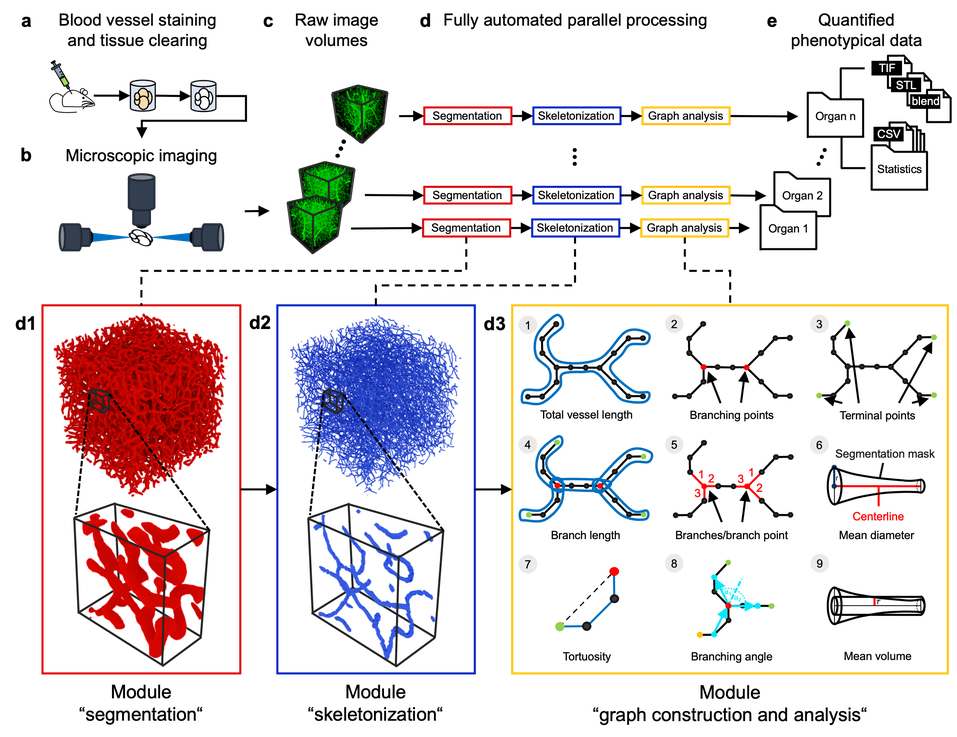
#> input picture imgs/VesselExpress.png, 957 x 737 px, shrunk from 2351 x 1810 before the run
$ python skeletonize_scikit.py -i imgs/VesselExpress.png
#> lines starting #> are read from the running program, lines starting #| are printed output that depends on the picture
### utils.py
import imageio
import tifffile
import os


def read_img(filepath):
#> called with filepath = 'imgs/VesselExpress.png'
    extension = os.path.splitext(filepath)[1]
    if extension == '.tiff':
        img = tifffile.imread(filepath)
    else:
        img = imageio.imread(filepath)
#> img is the input picture: shape (737, 957, 4); mean R, G, B, A 106.9, 99.5, 101.8, 131.2
    return img


def write_img(img, filepath):
    extension = os.path.splitext(filepath)[1]
    if extension == '.tiff':
        tifffile.imsave(filepath, img)
    else:
        imageio.imwrite(filepath, img)

### skeletonize_scikit.py
import time
import os
import argparse
from skimage.morphology import skeletonize

import utils


if __name__ == '__main__':
    programStart = time.time()

    parser = argparse.ArgumentParser(description='Computes scikit skeletonization on a binary image file of type .tif')
    parser.add_argument('-i', type=str, help='input tif image file to process')
    parser.add_argument('-pixel_dimensions', type=str, default="2.0,1.015625,1.015625",
                        help='Pixel dimensions in [z, y, x]')
    parser.add_argument('-prints', type=bool, default=False, help='set to True to print runtime')
    args = parser.parse_args()

    pixelDims = [float(item) for item in args.pixel_dimensions.split(',')]
    input_file = os.path.abspath(args.i).replace('\\', '/')
    output_dir = os.path.dirname(input_file)
    binArr = utils.read_img(args.i)

    skel = skeletonize(binArr, method='lee')
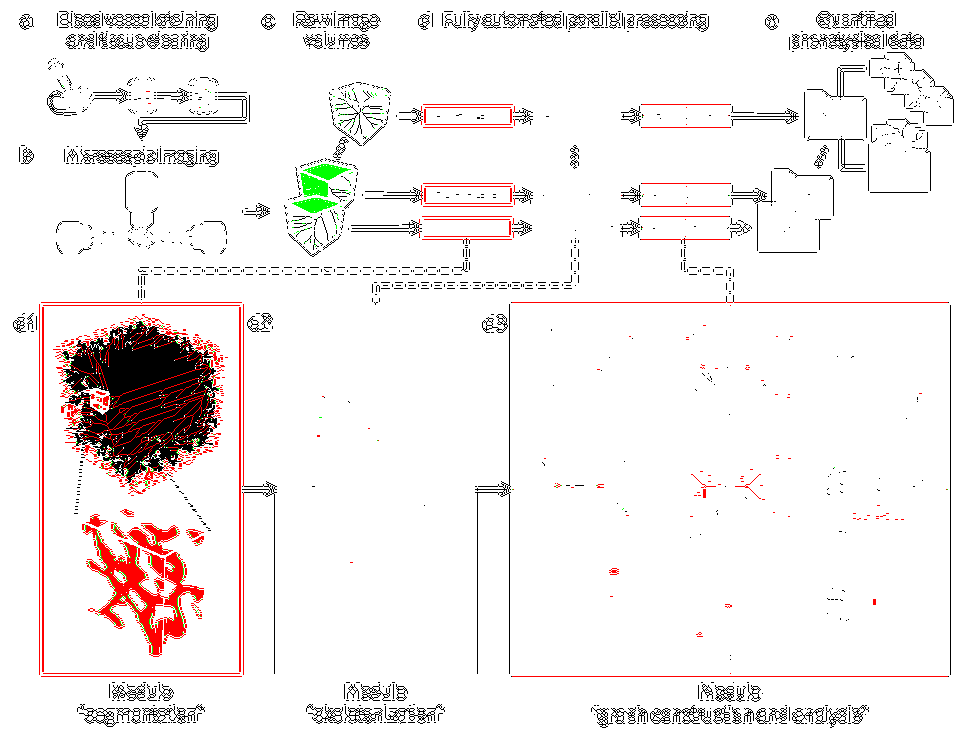
#> skel: shape (737, 957, 4) bool; mean R, G, B, A 0.023, 0.084, 0.0211, 0.0718; transparent parts drawn white

    utils.write_img(skel.astype('uint8'), output_dir + '/Skeleton_' + os.path.basename(output_dir) + '.'
                    + input_file.split('.')[1])

    if args.prints:
        print("Skeletonization completed in %0.3f seconds" % (time.time() - programStart))

$ run again, on pipeline.png
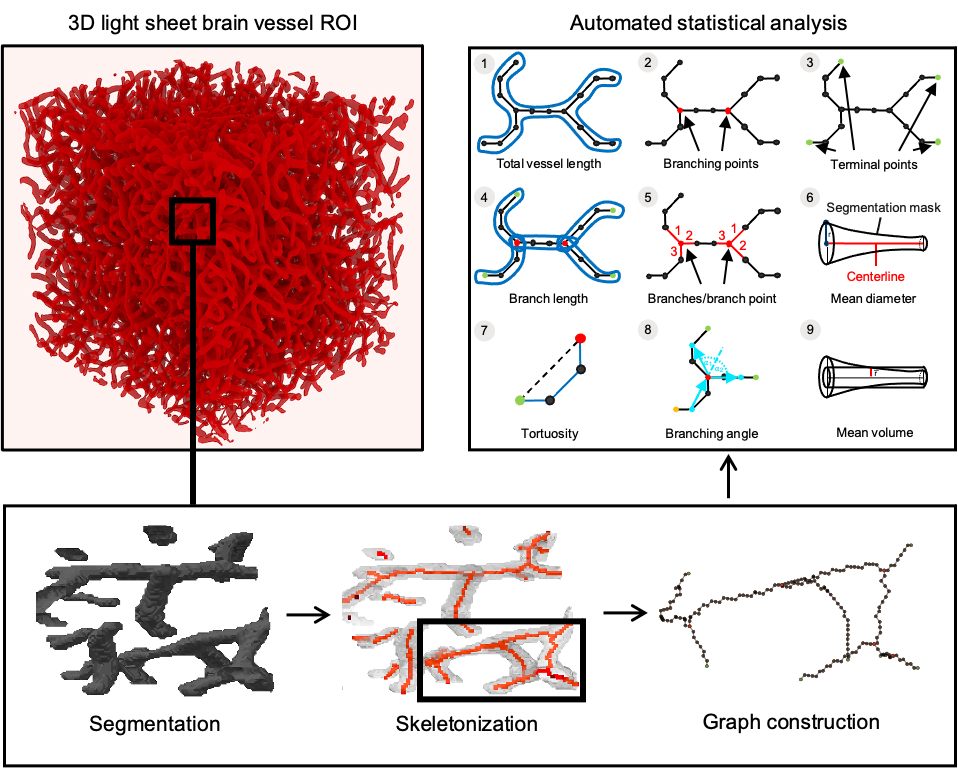
#> input picture pipeline.png, 958 x 770 px
#> in read_img, img is the input picture: shape (770, 958, 4); mean R, G, B, A 221.8, 198, 198.3, 254.5
#> `skel = skeletonize(binArr, method='lee')`:
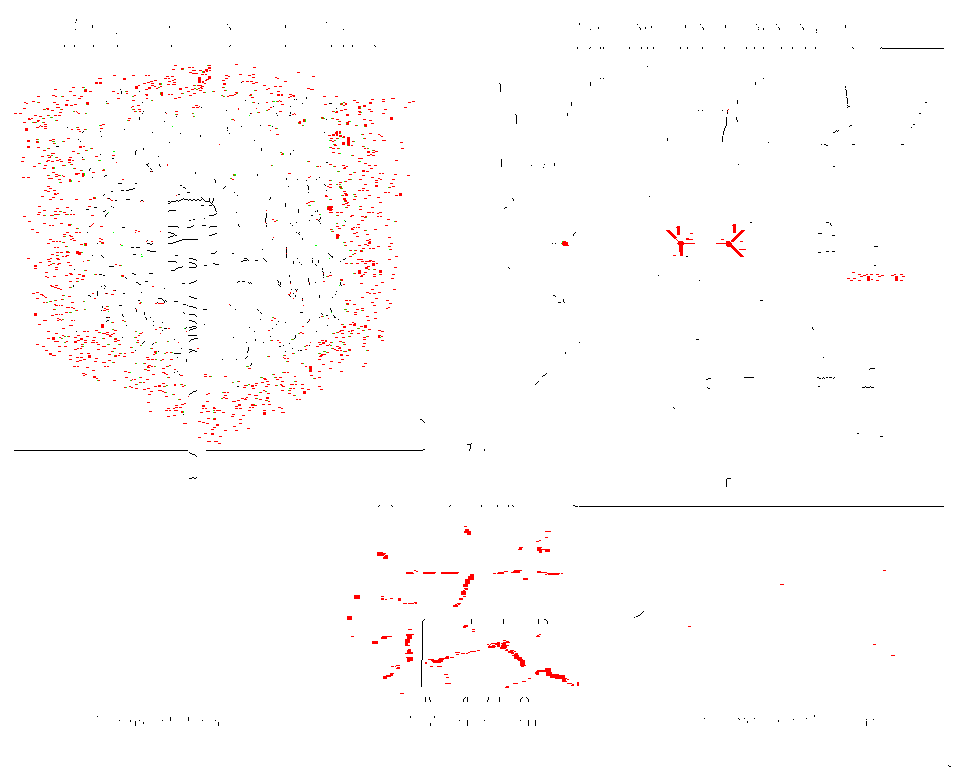
#> skel: shape (770, 958, 4) bool; mean R, G, B, A 0.0192, 0.0366, 0.028, 0.0112; transparent parts drawn white
